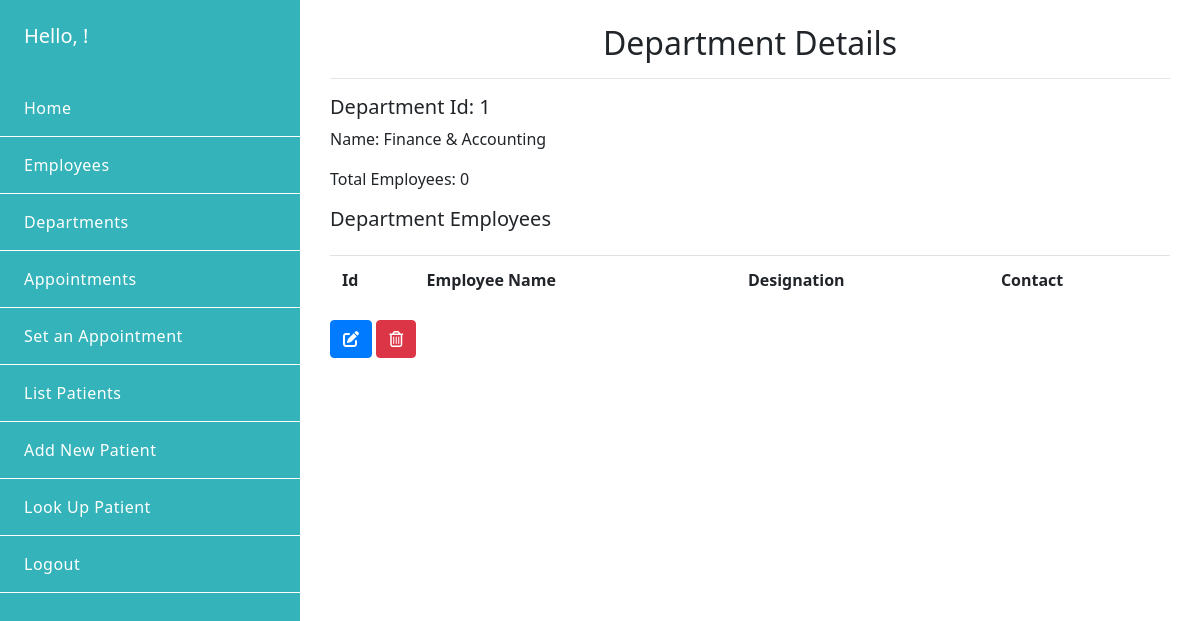
Before: /department/1/ with the older database file.
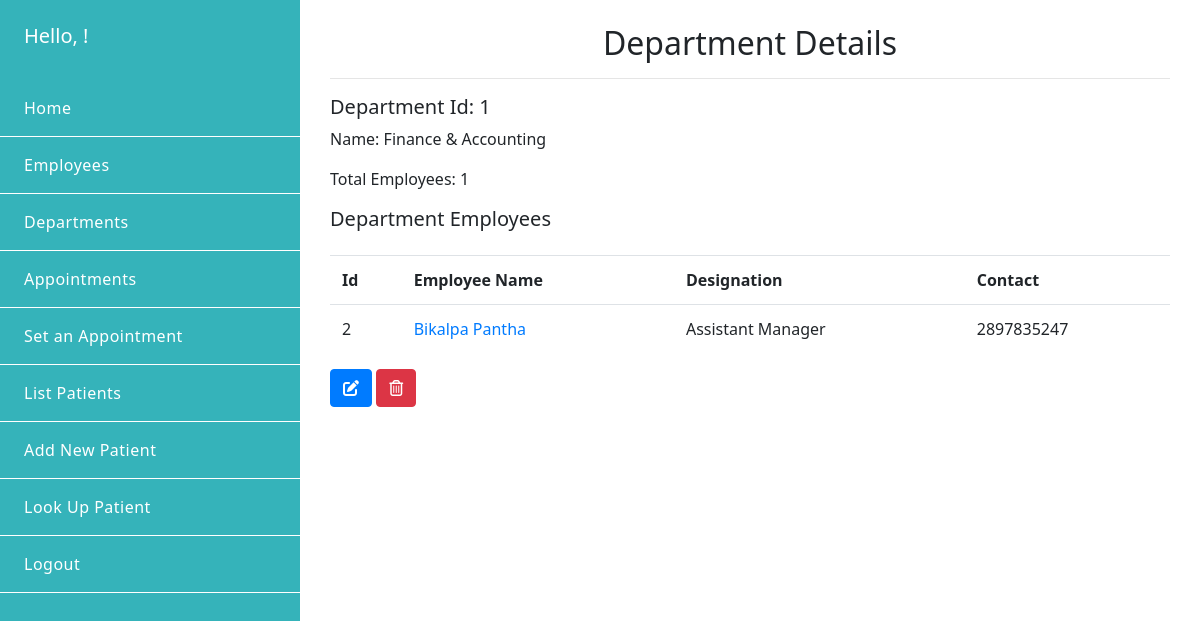
After: the same page with the newer database file.
### emr/models.py (models this page shows, shortened)
class Department(models.Model):
    id = models.AutoField(primary_key=True)
    name = models.CharField(max_length=50)
    description = models.TextField(blank=True)
    class Meta:
        verbose_name = 'Department'
        verbose_name_plural = 'Departments'

class Employee(models.Model):
    id = models.AutoField(primary_key=True)
    full_name = models.CharField(max_length=254)
    department = models.ForeignKey(
        Department, on_delete=models.CASCADE, related_name='employees')
    designation = models.CharField(max_length=50, blank=True)
    date_of_birth = models.DateField(auto_now_add=True, blank=True)
    address = models.CharField(max_length=50, blank=True)
    email = models.EmailField(max_length=254, blank=True)
    contact_number = models.IntegerField(blank=True)
    class Meta:
        verbose_name = 'Employee'
        verbose_name_plural = 'Employees'
    def get_absolute_url(self):
        return reverse('view_employee', args=[self.id])

### emr/views.py (the view)
# urls.py: path('department/<int:id>/', views.view_department, name='view_department'),
def view_department(request, id):
    department = Department.objects.get(id=id)
    return render(request, 'emr/view_department.html', {'department': department})

### emr/templates/emr/view_department.html
{% extends "backend_base.html" %} {% block content %}
<div class="container-fluid py-4">
  <h2 class="text-center"> Department Details </h2>
  <hr>
  <div class = "section">
    <h5>Department Id: {{department.id}}</h5>
    <p>Name: {{department.name}}</p>
    <p>Total Employees: {{department.employees.count}}</p>
  </div>
  <div class="section">
    <h5>Department Employees </h5>
    <table class="table mt-4">
      <tr>
        <th>Id</th>
        <th>Employee Name</th>
       <th>Designation</th>
        <th>Contact</th>
      </tr>
      {% for employee in department.employees.all %}
      <tr>
        <td><span>{{employee.id}}</span></td>
        <td> <a href="{{employee.get_absolute_url }}"> <span>{{employee.full_name}}</span></a></td>
        <td><span>{{employee.designation}}</span></td>
        <td><span>{{employee.contact_number}}</span></td>
      </tr>
      {% endfor %}
    </table>
  </div>
  <div class="section">
    <a href="{% url 'update_department' id=department.id%}" class="btn btn-primary text-center"><span><i class="fas fa-edit"></i></span></a>
    <a href="{% url 'delete_department' id=department.id %}" class="btn btn-danger text-center"><span><i class="far fa-trash-alt"></i></span></a></a>
  </div>
</div>
{% endblock %}

Changed rows visible on the page:
computed for Department "Finance & Accounting": employees.count "0" → "1"
added Employee: id "2", full_name "Bikalpa Pantha", designation "Assistant Manager", contact_number "2897835247"
